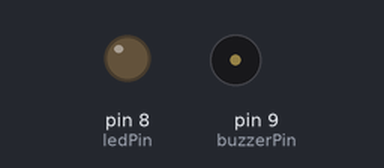
Bench run of a sketch on a simulated Arduino Uno, built with avr-gcc and run on an emulated ATmega328P. On the bench: output pins drawn as LEDs (lit = HIGH), buzzer (waves = sounding, pin HIGH).

Above: at 0.3 s.
At 7.15 s:
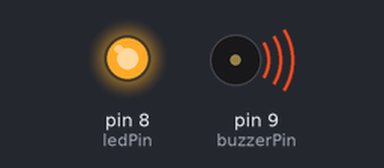
Timing chart, 0 to 7.6 s (numbered marks = the images above):
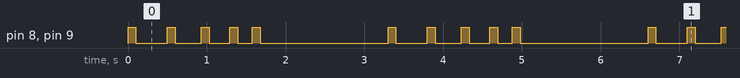

The sketch:

led_buzzer.ino
```cpp
const int ledPin = 8;
const int buzzerPin = 9;

void setup() {
  pinMode(ledPin, OUTPUT);
  pinMode(buzzerPin, OUTPUT);
}

void loop() {
  // Yaklaşıyor simülasyonu: Bip sesleri giderek hızlanır
  for (int i = 0; i < 5; i++) {
    digitalWrite(ledPin, HIGH);
    digitalWrite(buzzerPin, HIGH);
    delay(100);                    // 0.1 saniye yanık kal
    digitalWrite(ledPin, LOW);
    digitalWrite(buzzerPin, LOW);
    delay(400 - (i * 70));         // Her adımda bekleme süresi kısalır (hızlanır)
  }

  // Uzaklaşıyor veya boşluk simülasyonu: Uzun bir duraklama
  delay(1500);
}
```

Measured:
- by itself, pin 8 (ledPin), pin 9 (buzzerPin): repeats every 3.3 s: LOW 0.40 s, HIGH 0.10 s, LOW 0.33 s, HIGH 0.10 s, LOW 0.26 s, HIGH 0.10 s, LOW 0.19 s, HIGH 0.10 s, LOW 1.6 s, HIGH 0.10 s
- by itself, everything shown: repeats every 3.3 s, in 10 steps
